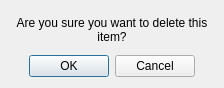
<?xml version="1.0" encoding="UTF-8"?>
<ui version="4.0">
 <class>DeleteConfirmation</class>
 <widget class="QDialog" name="DeleteConfirmation">
  <property name="geometry">
   <rect>
    <x>0</x>
    <y>0</y>
    <width>224</width>
    <height>88</height>
   </rect>
  </property>
  <property name="windowTitle">
   <string>Dialog</string>
  </property>
  <layout class="QVBoxLayout" name="verticalLayout">
   <item>
    <widget class="QLabel" name="label">
     <property name="text">
      <string>Are you sure you want to delete this item?</string>
     </property>
     <property name="alignment">
      <set>Qt::AlignCenter</set>
     </property>
     <property name="wordWrap">
      <bool>true</bool>
     </property>
    </widget>
   </item>
   <item>
    <widget class="QDialogButtonBox" name="buttonBox">
     <property name="orientation">
      <enum>Qt::Horizontal</enum>
     </property>
     <property name="standardButtons">
      <set>QDialogButtonBox::Cancel|QDialogButtonBox::Ok</set>
     </property>
     <property name="centerButtons">
      <bool>true</bool>
     </property>
    </widget>
   </item>
  </layout>
 </widget>
 <resources/>
 <connections>
  <connection>
   <sender>buttonBox</sender>
   <signal>accepted()</signal>
   <receiver>DeleteConfirmation</receiver>
   <slot>accept()</slot>
   <hints>
    <hint type="sourcelabel">
     <x>248</x>
     <y>254</y>
    </hint>
    <hint type="destinationlabel">
     <x>157</x>
     <y>274</y>
    </hint>
   </hints>
  </connection>
  <connection>
   <sender>buttonBox</sender>
   <signal>rejected()</signal>
   <receiver>DeleteConfirmation</receiver>
   <slot>reject()</slot>
   <hints>
    <hint type="sourcelabel">
     <x>316</x>
     <y>260</y>
    </hint>
    <hint type="destinationlabel">
     <x>286</x>
     <y>274</y>
    </hint>
   </hints>
  </connection>
 </connections>
</ui>
